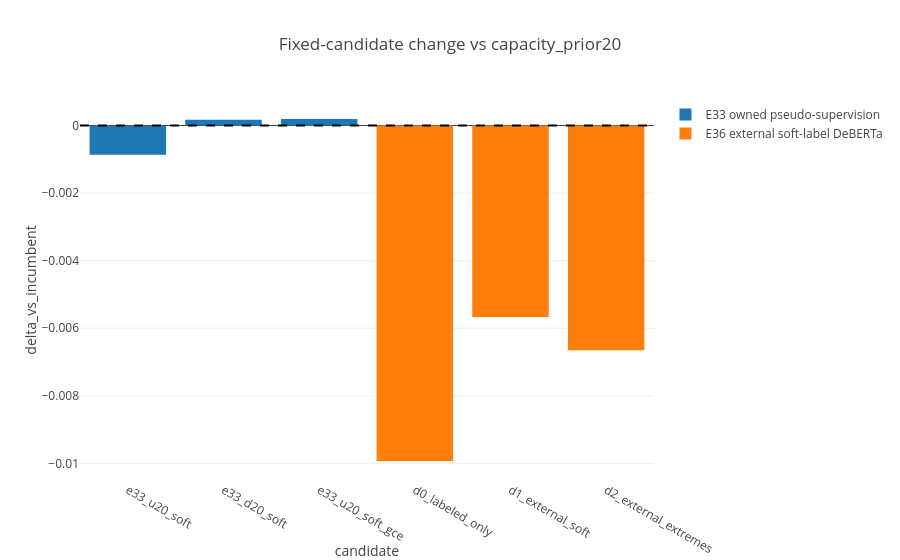

This figure's notebook cell:
### Code cell
e33 = pd.DataFrame(data["e33_owned_pseudo_supervision"]["variants"])
e36 = pd.DataFrame(data["e36_external_softlabel_deberta"]["variants"])
display(e33[["id", "macro_auc", "delta_vs_incumbent", "bootstrap_probability_positive", "promoted"]].round(6))
display(e36[["id", "standalone_macro_auc", "blend20_macro_auc", "delta_vs_incumbent", "gain_vs_deberta_control", "promoted"]].round(6))
plot = pd.concat([e33.assign(study="E33 owned pseudo-supervision")[["id", "delta_vs_incumbent", "study"]], e36.assign(study="E36 external soft-label DeBERTa")[["id", "delta_vs_incumbent", "study"]]], ignore_index=True)
fig = px.bar(plot, x="id", y="delta_vs_incumbent", color="study", title="Fixed-candidate change vs capacity_prior20")
fig.add_hline(y=0.0, line_dash="dash")
fig.show()
svg = '<svg xmlns="http://www.w3.org/2000/svg" width="760" height="260"><rect width="100%" height="100%" fill="white"/></svg>'
display(SVG(svg))
print("PLOTLY_AND_SVG_RENDERED")

### Figure 1 — Plotly figure (JSON) as saved in the notebook; plotly's stock layout.template omitted (floating-point values rounded to 4 significant figures)
{"data": [{"type": "bar", "name": "E33 owned pseudo-supervision", "x": ["e33_u20_soft", "e33_d20_soft", "e33_u20_soft_gce"], "y": [-0.0008655, 0.0001687, 0.000193]}, {"type": "bar", "name": "E36 external soft-label DeBERTa", "x": ["d0_labeled_only", "d1_external_soft", "d2_external_extremes"], "y": [-0.00993, -0.005671, -0.006653]}], "layout": {"title": {"text": "Fixed-candidate change vs capacity_prior20"}, "barmode": "group", "yaxis": {"title": {"text": "delta_vs_incumbent"}}, "xaxis": {"title": {"text": "candidate"}}, "shapes": [{"type": "line", "x0": 0, "x1": 1, "xref": "paper", "y0": 0, "y1": 0, "yref": "y", "line": {"dash": "dash"}}]}}
